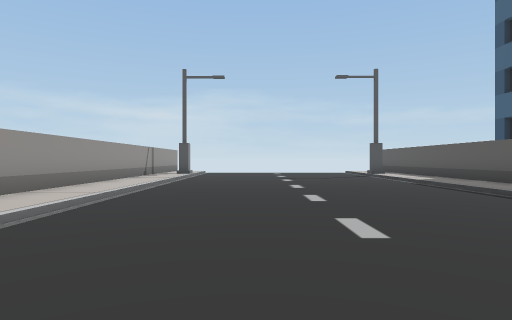
View 1 (above)

15 first-person views from a walk through a Unity game level. The camera is 1.3 m above the floor, looks level and sees 75° across. The floor is counted in squares, 2 m on a side. Each view is taken from the middle of a square. On the plan, view 1 faces up. The plan holds only what a view shows up to about 10 squares ahead; the rest is blank. The place goes on beyond the plan.

View 2
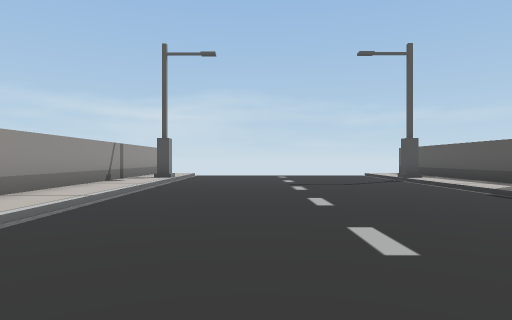

View 3
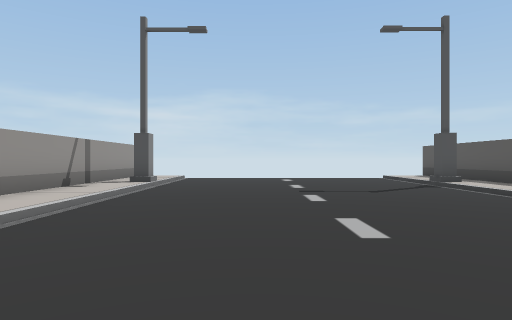

View 4
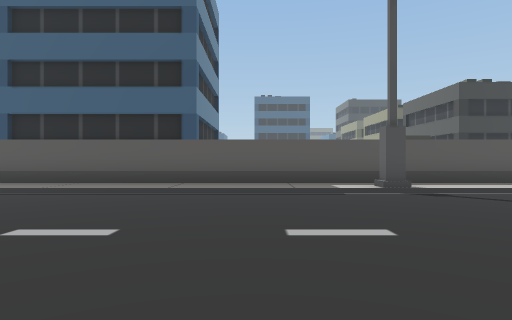

View 5
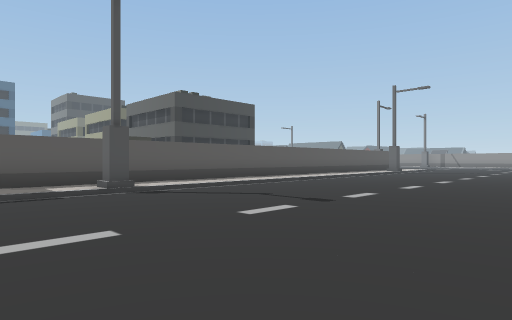

View 6
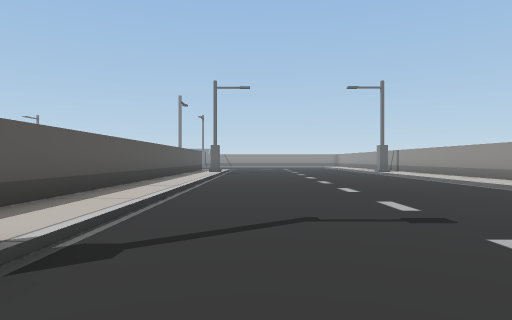

View 7
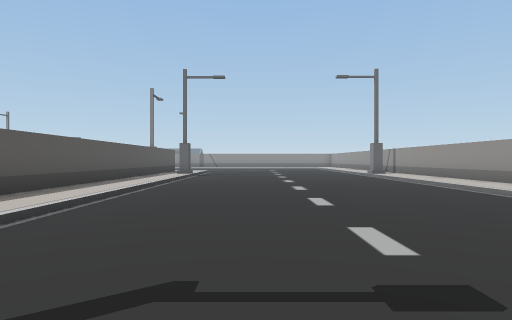

View 8
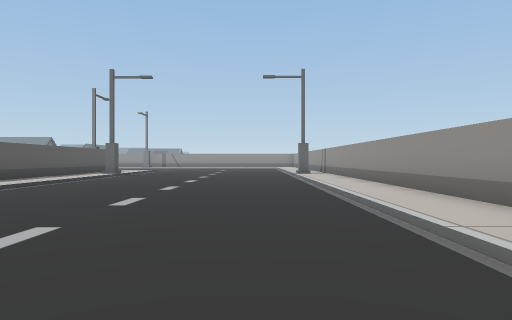

View 9
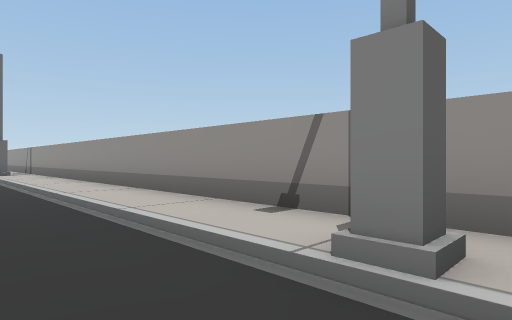

View 10
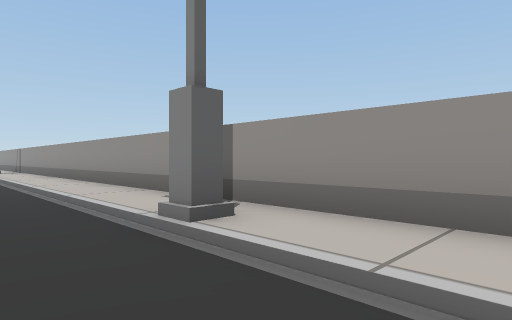

View 11
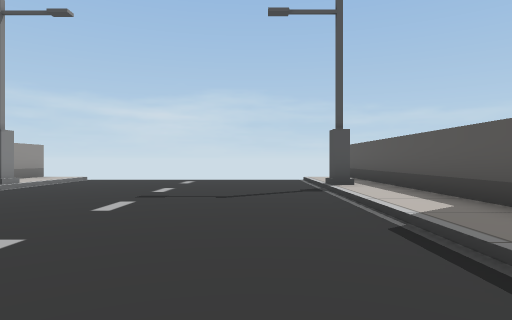

View 12
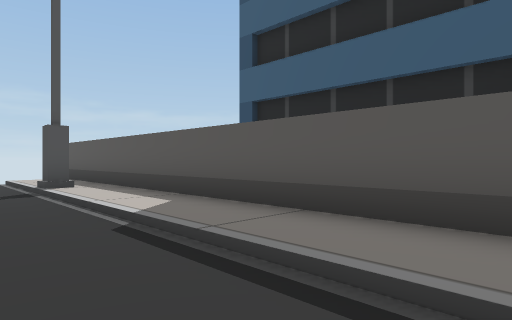

View 13
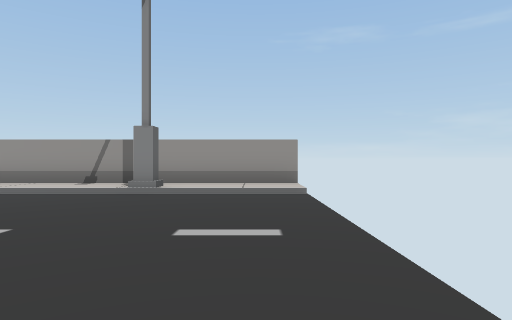

View 14
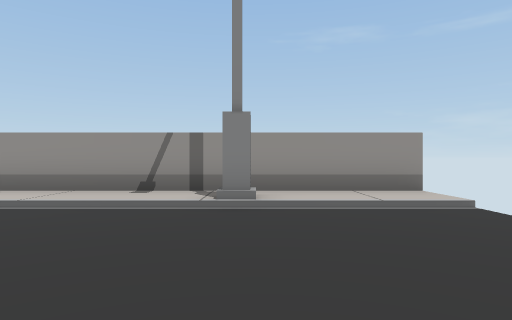

View 15
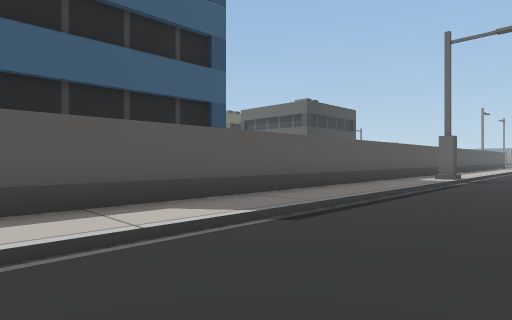

### Floor plan
Key: @ floor where view 1 was taken; # wall or solid block; . main floor; : floor 0.25 m higher than the main floor; v drop or lower ground.
Columns run from 4 left of view 1 to 6 right of it. Each row starts with its distance up from view 1.
 17 # vvvvvv v#
 16 #:.......:#
 15 #:.......:#
 14 ##.......##
 13 #:.......:#
 12 #:.......:#
 11 #:.......:#
 10 #:.......:#
  9 #:.......:#
  8 #:.......:#
  7 #:.......:#
  6 #:.......:#
  5 #:.......:#
  4 #:.......:#
  3 #:.......:#
  2 #:.......:#
  1 ##.......##
  0 #:..@....:#
 -1 #:.......:#
 -2 #:.......:#
 -3 #:.......:#
 -4 #:.......:#
 -5 #:.......:#
 -6 #:.......:#
 -7 #:.......:#
 -8 #:.......:#
 -9 #:.......:#

Where each view was taken, in squares from view 1:
view 1: 0 up, 0 right, facing up
view 2: 3 up, 0 right, facing up
view 3: 5 up, 0 right, facing up
view 4: 4 up, 2 left, facing right
view 5: 4 up, 2 left, facing down-right
view 6: 3 up, 3 right, facing down
view 7: 1 up, 2 right, facing down
view 8: 1 up, 1 left, facing down
view 9: 2 up, 1 left, facing down-left
view 10: 4 up, 1 left, facing down-left
view 11: 6 up, 3 right, facing up
view 12: 6 up, 3 right, facing up-right
view 13: 16 up, 4 right, facing left
view 14: 14 up, 2 right, facing left
view 15: 12 up, 2 right, facing down-right
